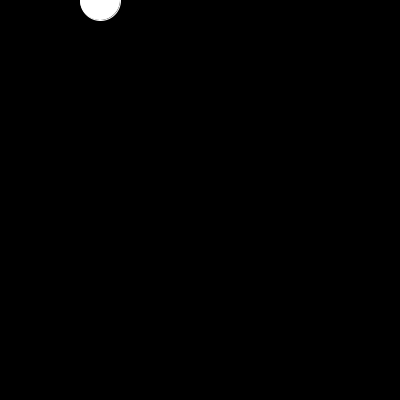
Frame 1 (no input)
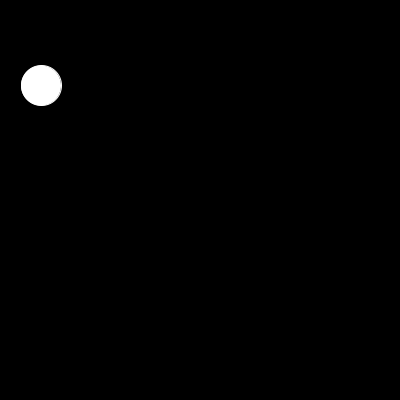
Frame 60 (the mouse pressed at the canvas centre just before this capture)
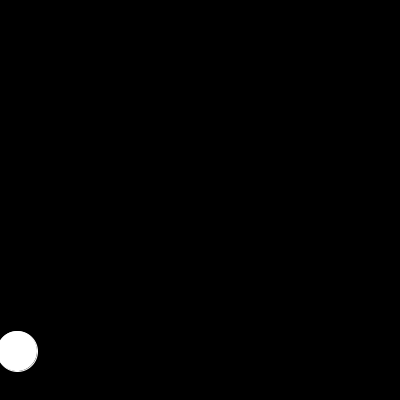
Frame 120 (the mouse held since frame 60 and released just before this capture)

The Processing sketch that drew these frames (run headless with seeded random() and noise(); from frame 60 on, the mouse is pressed at the canvas centre):

// Processing sketch: processing_21511
// ── processing_21511.pde

float x= 100;  //x location
float y=0; // y location

float speed = 0;
float speed1 = 1;

float r=40;
float s=40;

float gravity = .05;

void setup () {
size (400, 400);
smooth();

}

void draw () {
background (0);

//display the square
stroke (255);
ellipse (x,y,r,s);

y = y +speed; //add speed to y location
x= x-speed1;
speed = speed + gravity; // add gravity to speed

//if square reaches bottom, reverse speed


if ((y>height ) || (y<0)){
 
speed = speed *-.95;
}
 
if ((x>height ) || (x<0)){
 
speed1 = speed1 *-1;
}
if (y>height-10){
 s=s-20; 
}
else {
 s=40; 
}



}
